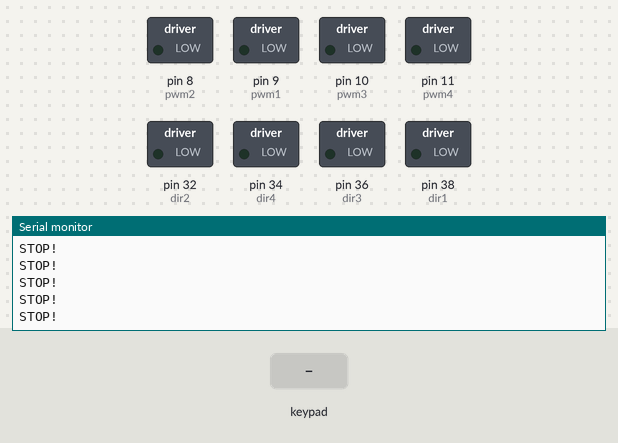
Bench run of a sketch on a simulated Arduino Mega 2560, built with avr-gcc and run on an emulated ATmega2560. Parts: switched loads named in the sketch (green lamp = pin HIGH), the last lines printed to the serial monitor. Inputs (shaded band) come from the test bench.

Above: at 1.2 s.
1.3 s: key 'U' pressed
At 1.36 s:
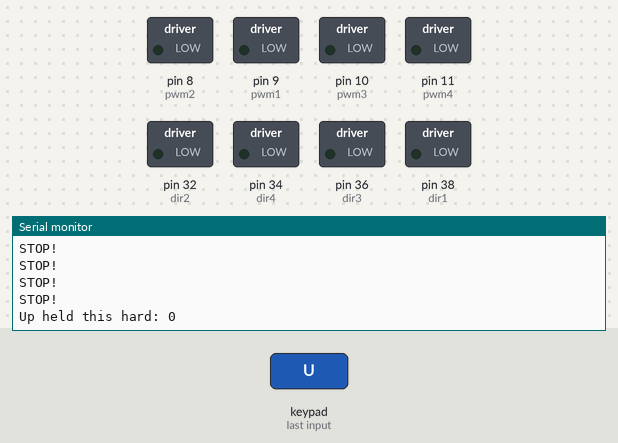
2.8 s: key 'D' pressed
At 2.85 s:
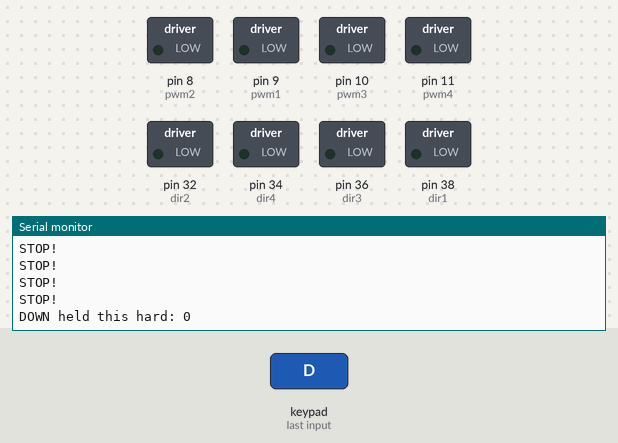
4.3 s: key 'L' pressed
At 4.34 s:
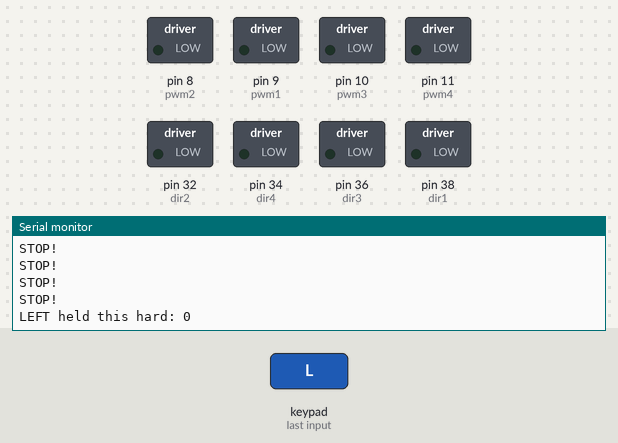

Measured:
- after the input at 1.3 s, the serial monitor: prints a new line after 0.05 s (image 1)
- after the input at 2.8 s, the serial monitor: prints a new line at once (image 2)
- after the input at 4.3 s, the serial monitor: prints a new line at once (image 3)

The sketch:

ps2_modified_correct_code.ino
```cpp
#include <PS2X_lib.h>  //for v1.6

PS2X ps2x; // create PS2 Controller Class

//right now, the library does NOT support hot pluggable controllers, meaning
//you must always either restart your Arduino after you conect the controller,
//or call config_gamepad(pins) again after connecting the controller.
int error = 0;
byte type = 0;
byte vibrate = 0;
int sp = 80;

int mapped1, mapped2, mapped3, mapped4, mapped5, mapped6, mapped7, mapped8;

/*int dir1 = 40, dir2 = 38, dir3 = 36, dir4 = 34;
  int pwm1 = 9, pwm2 = 10, pwm3 = 11 , pwm4 = 12;

*/
int dir1 = 38, dir2 = 32, dir3 = 36, dir4 = 34;                                    //
int pwm1 = 9, pwm2 = 8, pwm3 = 10 , pwm4 = 11;
int c1=39,c2=41,c3=45;

void setup()
{
  Serial.begin(9600);

  //CHANGES for v1.6 HERE!!! **************PAY ATTENTION*************

  //error = ps2x.config_gamepad(28, 24, 26, 22, false, false); //setup pins and settings:  GamePad(clock, command, attention, data, Pressures?, Rumble?) check for error

  error = ps2x.config_gamepad(23, 27, 25, 31, false, false); //setup pins and settings:  GamePad(clock, command, attention, data, Pressures?, Rumble?) check for error

  if (error == 0)
  {
    Serial.println("Found Controller, configured successful");
  }

  if (error != 0)         //skip loop if no controller found
  {
    //error = ps2x.config_gamepad(28, 24, 26, 22, false, false);     //2018PCB
    error = ps2x.config_gamepad(23, 27, 25, 31, false, false);       //2019PCB
  }

  type = ps2x.readType();
  switch (type)
  {
    case 0:
      Serial.println("Unknown Controller type");
      break;
    case 1:
      Serial.println("DualShock Controller Found");
      break;
    case 2:
      Serial.println("GuitarHero Controller Found");
      break;
  }
  pinMode(pwm1, OUTPUT);
  pinMode(dir1, OUTPUT);
  pinMode(pwm2, OUTPUT);
  pinMode(dir2, OUTPUT);
  pinMode(pwm3, OUTPUT);
  pinMode(dir3, OUTPUT);
  pinMode(pwm4, OUTPUT);
  pinMode(dir4, OUTPUT);
  pinMode(c1,OUTPUT);
  pinMode(c2,OUTPUT);
  pinMode(c3,OUTPUT);

  analogWrite(pwm1, 0);
  analogWrite(pwm2, 0);
  analogWrite(pwm3, 0);
  analogWrite(pwm4, 0);

   digitalWrite(c1,LOW);
  digitalWrite(c2,LOW);
  digitalWrite(c3,LOW);

}
void loop() {
  /*
    if you don't enable the rumble, use ps2x.read_gamepad(); with no values
    you should call this at least once a second
  */

  ps2x.read_gamepad();
    ps2x.reconfig_gamepad();

  /*if (digitalRead(23) == LOW)
  {
    digitalWrite(43, HIGH);
  }
  if (digitalRead(27) == LOW)
  {
    digitalWrite(37, HIGH);
  }
  if (digitalRead(25) == LOW)
  {
    digitalWrite(33, HIGH);
  }
  if (digitalRead(31) == LOW)
  {
    digitalWrite(29, HIGH);
  }*/


  if (error == 1) //skip loop if no controller found
   { return;
    ps2x.read_gamepad();
//      ps2x.reconfig_gamepad();
   }

  else
  { //DualShock Controller

    ps2x.read_gamepad(false, vibrate);          //read controller and set large motor to spin at 'vibrate'- speed

    ps2x.read_gamepad();
    //    ps2x.reconfig_gamepad();

    if (ps2x.Button(PSB_START))                  //will be TRUE as long as button is pressed
      Serial.println("Start is being held");
    if (ps2x.Button(PSB_SELECT))
      Serial.println("Select is being held");


    if (ps2x.Button(PSB_PAD_UP)) {        //will be TRUE as long as button is pressed
      Serial.print("Up held this hard: ");
      Serial.println(ps2x.Analog(PSAB_PAD_UP), DEC);
    }
    if (ps2x.Button(PSB_PAD_RIGHT)) {
      Serial.print("Right held this hard: ");
      Serial.println(ps2x.Analog(PSAB_PAD_RIGHT), DEC);
    }
    if (ps2x.Button(PSB_PAD_LEFT)) {
      Serial.print("LEFT held this hard: ");
      Serial.println(ps2x.Analog(PSAB_PAD_LEFT), DEC);
    }
    if (ps2x.Button(PSB_PAD_DOWN)) {
      Serial.print("DOWN held this hard: ");
      Serial.println(ps2x.Analog(PSAB_PAD_DOWN), DEC);
    }


    vibrate = ps2x.Analog(PSAB_BLUE);        //this will set the large motor vibrate speed based on
    //how hard you press the blue (X) button

    /*    if (ps2x.NewButtonState())               //will be TRUE if any button changes state (on to off, or off to on)
        {

          if (ps2x.Button(PSB_L3))
            Serial.println("L3 pressed");
          if (ps2x.Button(PSB_R3))
            Serial.println("R3 pressed");
          if (ps2x.Button(PSB_L2))
            Serial.println("L2 pressed");
          if (ps2x.Button(PSB_R2))
            Serial.println("R2 pressed");
          if (ps2x.Button(PSB_GREEN))
            Serial.println("Triangle pressed");
        }*/

        if (ps2x.ButtonPressed(PSB_RED))            //will be TRUE if button was JUST pressed
          Serial.println("Circle just pressed");

        if (ps2x.ButtonReleased(PSB_PINK))            //will be TRUE if button was JUST released
          Serial.println("Square just released");

        if (ps2x.NewButtonState(PSB_BLUE))           //will be TRUE if button was JUST pressed OR released
          Serial.println("X just changed");

    //    if (ps2x.Button(PSB_L1) || ps2x.Button(PSB_R1)) // print stick values if either is TRUE

    if (1 == 1)
    {
      mapped1 = map(ps2x.Analog(PSS_LY), 120, 0 , 0, sp);
      mapped2 = map(ps2x.Analog(PSS_LY), 140, 255 , 0, sp);
      mapped3 = map(ps2x.Analog(PSS_RX), 120, 0 , 0, sp);
      mapped4 = map(ps2x.Analog(PSS_RX), 140, 255 , 0, sp);

      /*mapped5 = map(ps2x.Analog(PSS_RY), 120, 0 , 0, 140);
        mapped6 = map(ps2x.Analog(PSS_RY), 140, 255 , 0, 140);
        mapped7 = map(ps2x.Analog(PSS_RX), 120, 0 , 0, 140);
        mapped8 = map(ps2x.Analog(PSS_RX), 140, 255 , 0, 140);*/

      if ((ps2x.Analog(PSS_LY) <= 120) && (!(ps2x.Button(PSB_R1))))
      {
        Serial.print("MOVING FORWARD");
        Serial.print("PWM is");
        Serial.println(mapped1);
        forward();
        analogWrite(pwm1, mapped1);
        analogWrite(pwm2, mapped1);
        analogWrite(pwm3, mapped1);
        analogWrite(pwm4, mapped1);

      }
      if ((ps2x.Analog(PSS_LY) >= 140) && (!(ps2x.Button(PSB_R1))))
      {
        Serial.print("MOVING BACKWARD");
        Serial.print("PWM is");
        Serial.println(mapped2);
        backward();
        analogWrite(pwm1, mapped2);
        analogWrite(pwm2, mapped2);
        analogWrite(pwm3, mapped2);
        analogWrite(pwm4, mapped2);
      }
      if ((ps2x.Analog(PSS_RX) <= 120) && (!(ps2x.Button(PSB_L1))))
      {
        Serial.print("MOVING LEFT");
        Serial.print("PWM is");
        Serial.println(mapped3);
        left();
        analogWrite(pwm1, mapped3);
        analogWrite(pwm2, mapped3);
        analogWrite(pwm3, mapped3);
        analogWrite(pwm4, mapped3);
      }
      if ((ps2x.Analog(PSS_RX) >= 140) && (!(ps2x.Button(PSB_L1))))
      {
        Serial.print("MOVING RIGHT");
        Serial.print("PWM is");
        Serial.println(mapped4);
        right();
        analogWrite(pwm1, mapped4);
        analogWrite(pwm2, mapped4);
        analogWrite(pwm3, mapped4);
        analogWrite(pwm4, mapped4);
      }
      if (ps2x.Button(PSB_R1))
      {
        if ((ps2x.Analog(PSS_LY) <= 100) && (ps2x.Analog(PSS_LX) <= 100))
        {
          Serial.println("moving diagonal left front");
          diagonalleftfront();
          analogWrite(pwm1, mapped1);

          analogWrite(pwm3, mapped1);
        }
        else if ((ps2x.Analog(PSS_LY) >= 150) && (ps2x.Analog(PSS_LX) <= 100))
        {
          diagonalleftback();
          analogWrite(pwm1, mapped2);
          Serial.println("moving diagonal left back");
          analogWrite(pwm3, mapped2);

        }
        if ((ps2x.Analog(PSS_LY) <= 100) && (ps2x.Analog(PSS_LX) >= 150))
        {
          diagonalrightfront();
          analogWrite(pwm2, mapped1);
          Serial.println("moving diagonal right front");
          analogWrite(pwm4, mapped1);

        }

        if ((ps2x.Analog(PSS_LY) >= 140) && (ps2x.Analog(PSS_LX) >= 150))
        {
          diagonalrightback();
          analogWrite(pwm2, mapped2);
          Serial.println("moving diagonal right back");
          analogWrite(pwm2, mapped2);

        }
      }
      if (ps2x.Button(PSB_L1))
      {
        if ((ps2x.Analog(PSS_RX) >= 140) && (ps2x.Button(PSB_L1)))
        {

          Serial.println(mapped4);
          clockwise();
          analogWrite(pwm1, mapped4);
          analogWrite(pwm2, mapped4);
          analogWrite(pwm3, mapped4);
          analogWrite(pwm4, mapped4);
        }
        if ((ps2x.Analog(PSS_RX) <= 120) && (ps2x.Button(PSB_L1)))
        {

          Serial.println(mapped3);
          anticlockwise();
          analogWrite(pwm1, mapped3);
          analogWrite(pwm2, mapped3);
          analogWrite(pwm3, mapped3);
          analogWrite(pwm4, mapped3);

        }

      }
   /*  if (ps2x.Button(PSB_L2))     //motor check
      {
        if (ps2x.Button(PSB_PAD_UP))
        { //will be TRUE as long as button is pressed
          Serial.println("running motor 1 ");
          digitalWrite(pwm1, 60);
        }
        if (ps2x.Button(PSB_PAD_RIGHT))
        {
          Serial.println("running motor 2 ");
          digitalWrite(pwm2, 60);
        }
        if (ps2x.Button(PSB_PAD_LEFT))
        {
          Serial.println("running motor 4 ");
          digitalWrite(pwm4, 60);
        }
        if (ps2x.Button(PSB_PAD_DOWN))
        {
          Serial.println("running motor 3 ");
          digitalWrite(pwm3, 60);
        }
      }*/

   if ((ps2x.Analog(PSS_LY) > 120) && (ps2x.Analog(PSS_LY) < 140) && (ps2x.Analog(PSS_RX) > 120) && (ps2x.Analog(PSS_RX) < 140))
      {
        Serial.println("STOP!");
        analogWrite(pwm1, 0);
        analogWrite(pwm2, 0);
        analogWrite(pwm3, 0);
        analogWrite(pwm4, 0);
      }

    if(ps2x.Button(PSB_GREEN))
    {
      digitalWrite(c1,HIGH);
      Serial.println("c1 is high");

    }
    //else if(!ps2x.Button(PSB_GREEN))
    else
       {
        digitalWrite(c1,LOW);
//     Serial.println("c1 is low");
       }


       if(ps2x.Button(PSB_RED))
    {
      digitalWrite(c2,HIGH);
      Serial.println("c2 is high");

    }
   else if(!ps2x.Button(PSB_RED))

       {
        digitalWrite(c2,LOW);
//        Serial.println("c2 is low");
       }


       if(ps2x.Button(PSB_BLUE))
    {
      digitalWrite(c3,HIGH);
      Serial.println("c3 is high");
    }
    else if(!ps2x.Button(PSB_BLUE))

       {
        digitalWrite(c3,LOW);
//        Serial.println("c3 is low");
       }


    }
  }

  delay(50);
}
void forward()
{
  digitalWrite(dir1, LOW);
  digitalWrite(dir2, LOW);
  digitalWrite(dir3, HIGH);
  digitalWrite(dir4, HIGH);
}
void backward()
{
  digitalWrite(dir1, HIGH);
  digitalWrite(dir2, HIGH);
  digitalWrite(dir3, LOW);
  digitalWrite(dir4, LOW);
}
void left()
{
  digitalWrite(dir1, LOW);
  digitalWrite(dir2, HIGH);
  digitalWrite(dir3, HIGH);
  digitalWrite(dir4, LOW);
}
void right()
{
  digitalWrite(dir1, HIGH);
  digitalWrite(dir2, LOW);
  digitalWrite(dir3, LOW);
  digitalWrite(dir4, HIGH);
}

void clockwise()
{
  digitalWrite(dir1, LOW);
  digitalWrite(dir2, LOW);
  digitalWrite(dir3, LOW);
  digitalWrite(dir4, LOW);
}
void anticlockwise()
{
  digitalWrite(dir1, HIGH);
  digitalWrite(dir2, HIGH);
  digitalWrite(dir3, HIGH);
  digitalWrite(dir4, HIGH);
}

void diagonalrightfront()
{

  digitalWrite(dir2, LOW);
  digitalWrite(dir4, HIGH);
}

void diagonalleftfront()
{

  digitalWrite(dir1, LOW);
  digitalWrite(dir3, HIGH);

}


void diagonalrightback()
{


  digitalWrite(dir2, HIGH);
  digitalWrite(dir4, LOW);
}

void diagonalleftback()
{

  digitalWrite(dir1, HIGH);
  digitalWrite(dir3, LOW);

}
```
